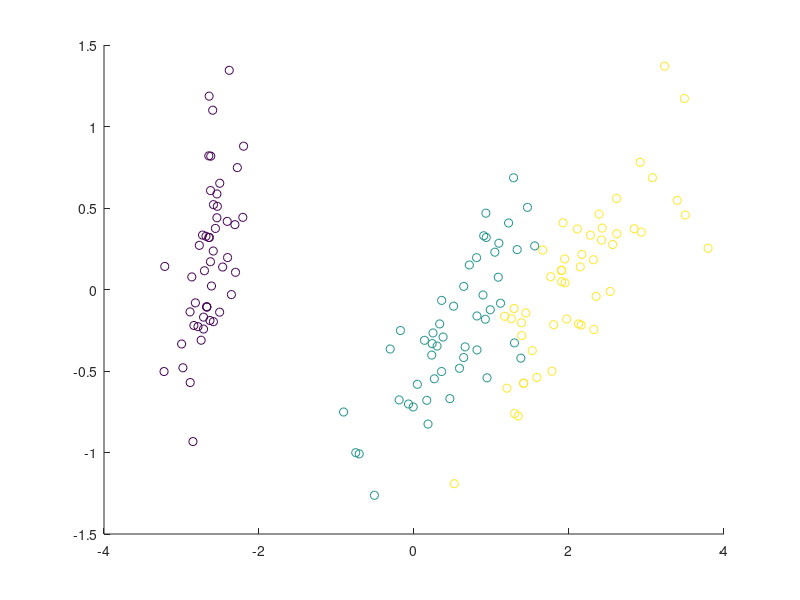

MATLAB code to generate this figure: (Note: this script raises an error after producing the figure.)
clear all;
close all;
load('iris.mat');

%%
% change this to project to either two or three dimensional eigenspace
num_eig_vec = 2;

n = length(y);
dim = length(x(1,:));
%% normalization
x_mean = mean(x);
x_norm = [(x(:,1)-x_mean(1)) (x(:,2)-x_mean(2)) (x(:,3)-x_mean(3)) (x(:,4)-x_mean(4))];
%%
C = cov(x);
[EV,EW] = eig(C);
[EW_sort, swapInd] = sort(sum(EW , 1) , 'descend');
EV_sort = EV(: , swapInd);

%% one or two dimension version
figure()
if num_eig_vec == 2
    principal = EV_sort(:,[1,2]);
    U = principal.';
    Z = U * x_norm.';
    % two-dimensional plot of scalars Z
    scatter(Z(1,:),Z(2,:),[],y)
else
    principal = EV_sort(:,[1,2,3]);
    U = principal.';
    Z = U * x_norm.';
    % three-dimensional plot of scalars Z
    scatter3(Z(1,:),Z(2,:),Z(3,:),[],y)
end

%% Chernov faces to visualize 4 dimensional data
% since we don't know which feature corresponds to which column we cannot
% really say what the features of the faces stand for. The faces look funny
% though.
figure();
labels = int2str(y+1);

glyphplot(x, 'glyph','face','obslabels',labels,'Features',[1,12,14,16]);
title('Chernov faces of iris data');


